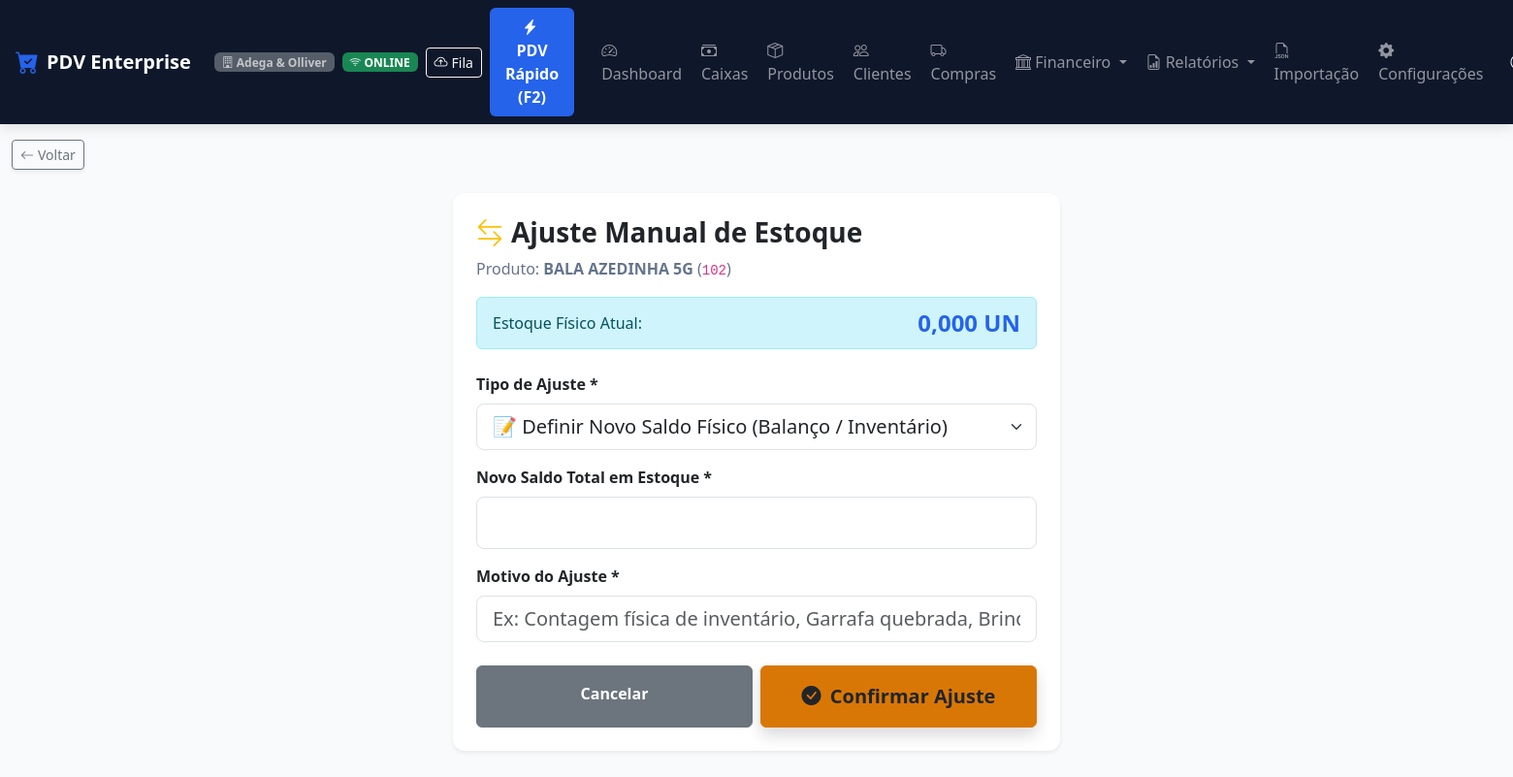
Before: /produtos/ajuste/528/ (signed in) with the older database file.
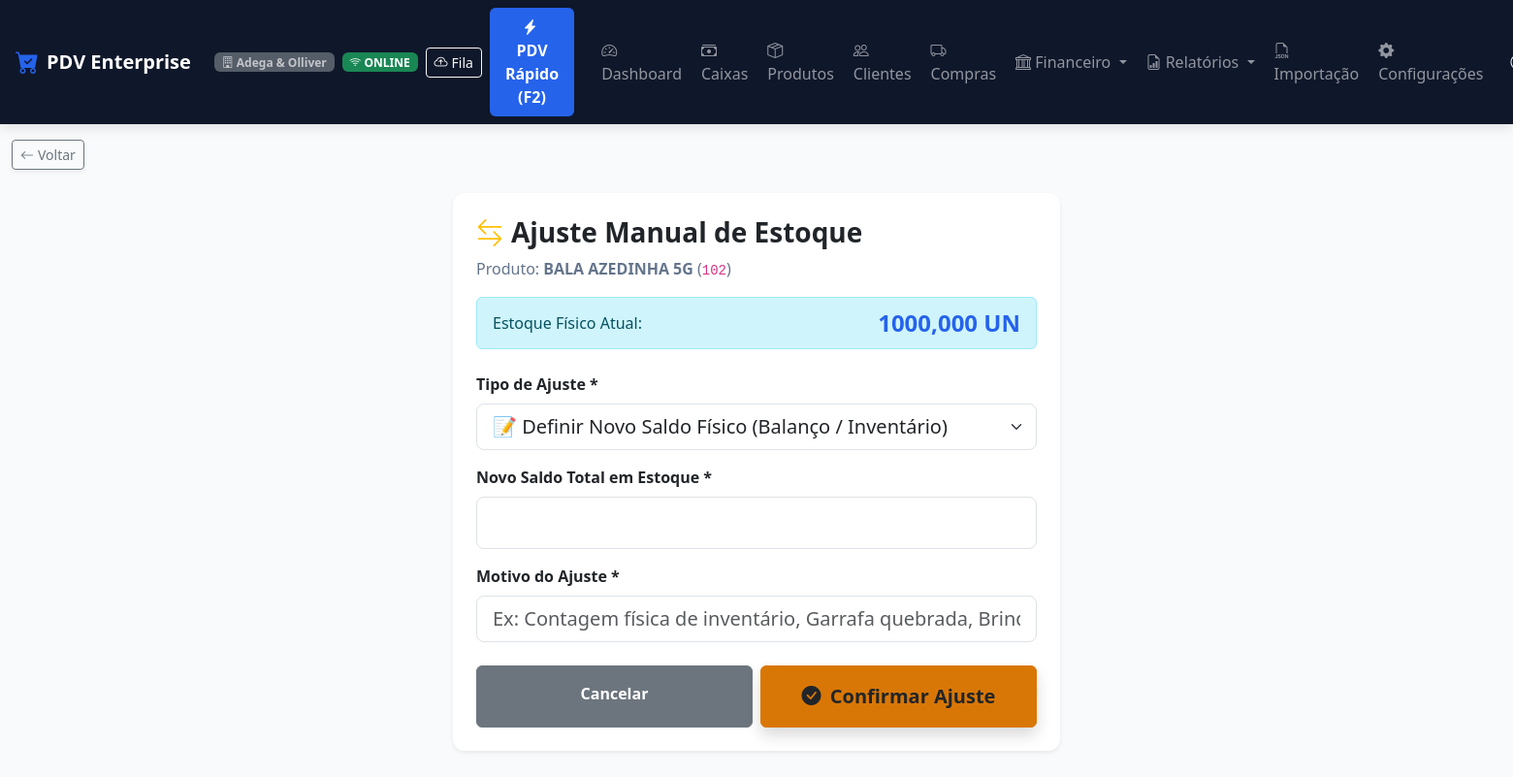
After: the same page with the newer database file.
### apps/produtos/models.py (models this page shows, shortened)
class Produto(TenantModelMixin):
    UNIDADE_CHOICES = [
        ('UN', 'Unidade (UN)'),
        ('KG', 'Quilograma (KG)'),
        ('G', 'Grama (G)'),
        ('L', 'Litro (L)'),
        ('ML', 'Mililitro (ML)'),
        ('LT', 'Lata (LT)'),
        ('CX', 'Caixa (CX)'),
        ('PCT', 'Pacote (PCT)'),
        ('FD', 'Fardo (FD)'),
        ('M2', 'Metro Quadrado (M²)'),
    ]
    categoria = models.ForeignKey(Categoria, on_delete=models.SET_NULL, null=True, blank=True, related_name='produtos')
    fornecedor_principal = models.ForeignKey('clientes.Fornecedor', on_delete=models.SET_NULL, null=True, blank=True, related_name='produtos')
    codigo_barras = models.CharField('Código de Barras (EAN)', max_length=50, db_index=True)
    sku = models.CharField('SKU / Código Interno', max_length=50, blank=True, db_index=True)
    nome = models.CharField('Nome do Produto', max_length=200)
    descricao = models.TextField('Descrição / Detalhes', blank=True)
    preco_custo = models.DecimalField('Preço de Custo (R$)', max_digits=12, decimal_places=2, default=0.00)
    margem_lucro = models.DecimalField('Margem de Lucro Bruto (%)', max_digits=6, decimal_places=2, default=30.00, help_text="Cálculo base: Venda = Custo / (1 - (Margem/100))")
    preco_venda = models.DecimalField('Preço de Venda (R$)', max_digits=12, decimal_places=2, default=0.00)
    estoque_atual = models.DecimalField('Estoque Atual', max_digits=12, decimal_places=3, default=0.000)
    estoque_minimo = models.DecimalField('Estoque Mínimo', max_digits=12, decimal_places=3, default=5.000)
    estoque_maximo = models.DecimalField('Estoque Máximo', max_digits=12, decimal_places=3, default=1000.000, null=True, blank=True)
    unidade_medida = models.CharField('Unidade de Medida', max_length=10, choices=UNIDADE_CHOICES, default='UN')
    controle_estoque = models.BooleanField('Controla Estoque', default=True)
    imagem = models.ImageField('Imagem do Produto', upload_to='produtos/', null=True, blank=True)
    ativo = models.BooleanField('Ativo', default=True)
    class Meta:
        verbose_name = 'Produto'
        verbose_name_plural = 'Produtos'
        unique_together = ['empresa', 'codigo_barras']

### apps/produtos/views.py (the view, shortened to what this page needs)
# urls.py: path('ajuste/<int:pk>/', estoque_ajuste, name='estoque_ajuste'),
@login_required
@permissao_required('pode_ajustar_estoque')
def estoque_ajuste(request, pk):
    empresa = request.tenant or request.user.empresa
    produto = get_object_or_404(Produto, pk=pk, empresa=empresa)
    next_url = request.GET.get('next') or request.POST.get('next') or ''
    if next_url and not (next_url.startswith('/produtos/') or next_url.startswith('/')):
        next_url = ''
    return render(request, 'produtos/ajuste.html', {
        'produto': produto,
        'next_url': next_url,
    })

### apps/core/models.py (called while the page is built)
def get_current_tenant():
    return getattr(_thread_locals, 'tenant', None)

def set_current_tenant(tenant):
    _thread_locals.tenant = tenant

def clear_current_tenant():
    if hasattr(_thread_locals, 'tenant'):
        del _thread_locals.tenant

    def get_queryset(self):
        qs = TenantQuerySet(self.model, using=self._db)
        tenant = get_current_tenant()
        if tenant:
            return qs.filter(empresa=tenant)
        return qs

### apps/empresas/context_processors.py (called while the page is built, shortened)
def configuracao_visual_context(request):
    empresa = getattr(request, 'tenant', None)
    if not empresa and hasattr(request, 'user') and request.user.is_authenticated:
        empresa = getattr(request.user, 'empresa', None)
    if empresa:
        config = getattr(empresa, 'configuracao_visual', None)
        if not config:
            config = empresa.get_configuracao_visual()
        return {
            'config_visual': config,
            'css_variables': config.to_css_variables()
        }

### apps/usuarios/models.py (called while the page is built)
    @property
    def is_admin(self):
        return self.cargo == 'ADMIN' or self.is_superuser

    @property
    def is_administrador(self):
        return self.is_admin

### templates/produtos/ajuste.html (shortened to what this page needs)
{% extends 'base.html' %}
{% block content %}
<div class="row justify-content-center my-4">
    <div class="col-12 col-md-6 col-lg-5">
        <div class="card card-custom p-4 shadow-sm border-0">
            <h3 class="fw-bold text-dark mb-2"><i class="bi bi-arrow-left-right text-warning me-2"></i>Ajuste Manual de Estoque</h3>
            <p class="text-muted mb-3">Produto: <strong>{{ produto.nome }}</strong> (<code>{{ produto.codigo_barras }}</code>)</p>
            <div class="alert alert-info py-2 d-flex justify-content-between align-items-center mb-4">
                <span>Estoque Físico Atual:</span>
                <strong class="fs-4 text-primary">{{ produto.estoque_atual }} {{ produto.unidade_medida }}</strong>
            </div>
            <form method="post">
                <div class="mb-3">
                    <label for="tipo" class="form-label fw-bold">Tipo de Ajuste *</label>
                    <select name="tipo" id="tipo" class="form-select form-select-lg" required onchange="toggleAjusteMode()">
                        <option value="NOVO_SALDO">📝 Definir Novo Saldo Físico (Balanço / Inventário)</option>
                    </select>
                </div>
                <div class="mb-3" id="group-novo-saldo">
                    <label for="novo_saldo" class="form-label fw-bold">Novo Saldo Total em Estoque *</label>
                    <input type="number" step="0.001" min="0" name="novo_saldo" id="novo_saldo" class="form-control form-control-lg fw-bold fs-4 text-primary" value="{{ produto.estoque_atual }}">
                </div>
                <div class="mb-4">
                    <label for="motivo" class="form-label fw-bold">Motivo do Ajuste *</label>
                    <input type="text" name="motivo" id="motivo" class="form-control form-control-lg" placeholder="Ex: Contagem física de inventário, Garrafa quebrada, Brinde..." required>
                </div>
                <div class="d-flex gap-2">
                    <a href="{{ next_url|default:'/produtos/' }}" class="btn btn-secondary w-50 py-3 fw-bold">Cancelar</a>
                    <button type="submit" class="btn btn-warning text-dark w-50 py-3 fw-bold fs-5 shadow">
                        <i class="bi bi-check-circle-fill me-1"></i> Confirmar Ajuste
                    </button>
                </div>
            </form>
        </div>
    </div>
</div>
{% endblock %}

Changed rows visible on the page:
changed Produto "UN": estoque_atual "0,000" → "1000,000"
